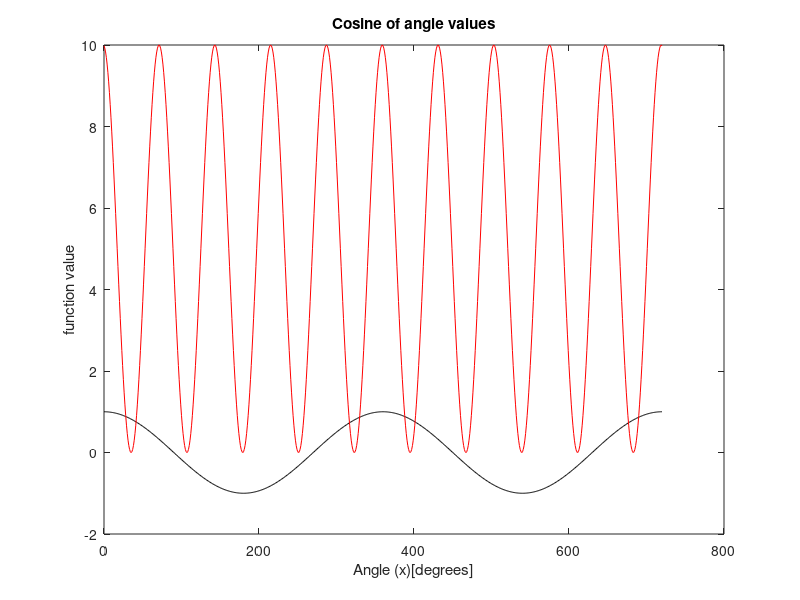

This chart was generated by the following MATLAB code:
%ICA 17.28
x=(0:720);
y=cosd(x);

A=input('parameter 1:   ');
B=input('parameter 2:   ');
C=input('parameter 3:   ');
D=input('parameter 4:   ');

y1=A*cosd(B*x+C)+D;
plot(x,y,'-k',x,y1,'-r')
xlabel('Angle (x)[degrees]')
ylabel('function value')
title('Cosine of angle values')





